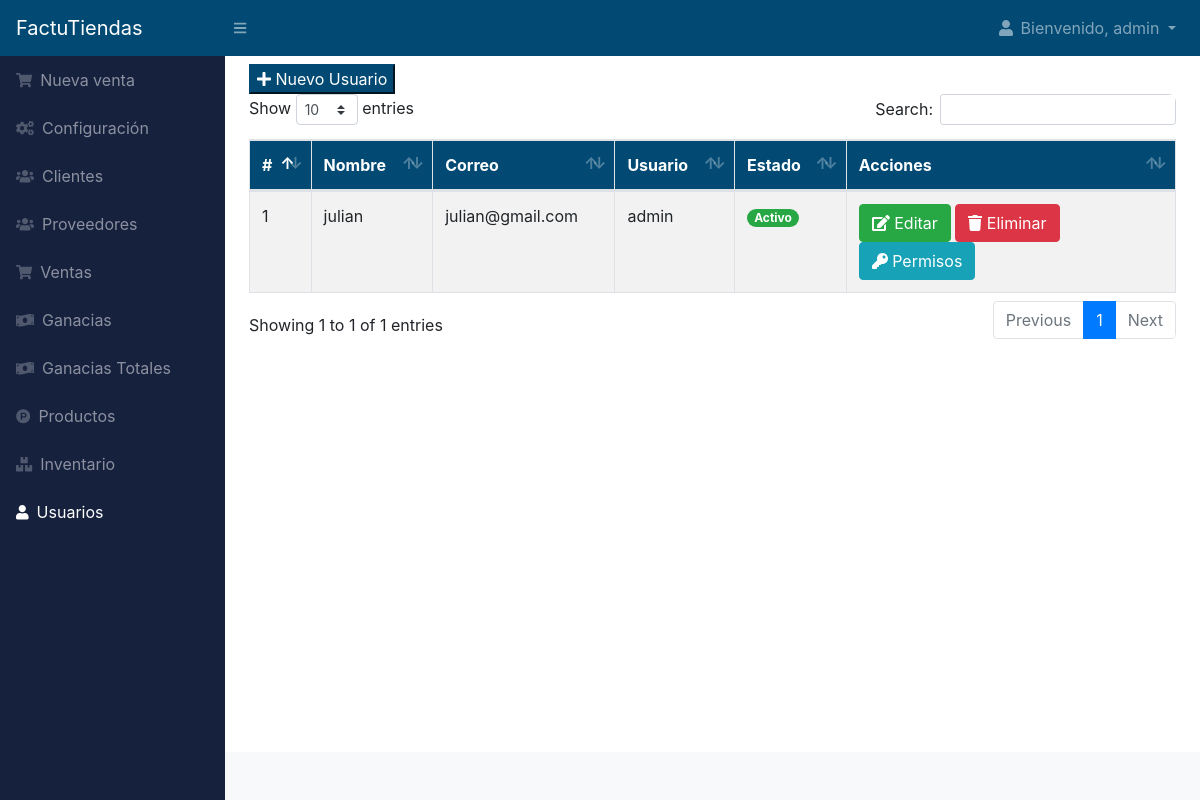
The page /index.php?action=usuarios (signed in) on the database its author committed.
### tables this page shows
CREATE TABLE `usuario` (
  `idusuario` int(11) NOT NULL AUTO_INCREMENT,
  `nombre` varchar(100) NOT NULL,
  `apellido` varchar(100) NOT NULL,
  `correo` varchar(100) NOT NULL,
  `usuario` varchar(20) NOT NULL,
  `clave` varchar(50) NOT NULL,
  `estado` int(11) NOT NULL DEFAULT 1,
  PRIMARY KEY (`idusuario`)
);

### config/database.php (called while the page is built, shortened)
<?php
function getConnection() {
    $conexion = mysqli_connect(DB_HOST, DB_USER, DB_PASS, DB_NAME);
    return $conexion;
}
?>

### controllers/UsuarioController.php (called while the page is built, shortened)
<?php
require_once 'models/UserModel.php';
class UsuarioController {
    private $usuarioModel;
    public function __construct() {
        $this->usuarioModel = new UserModel();
    }
    public function index() {
        $usuarios = $this->usuarioModel->obtenerUsuarios();
        require_once 'views/usuarios.php';
    }
}
?>

### models/UserModel.php (called while the page is built, shortened)
<?php
require_once "config/database.php";
class UserModel {
    private $conexion;
    public function __construct() {
        $this->conexion = getConnection();
    }
    public function obtenerUsuarios() {
        $query = mysqli_query($this->conexion, "SELECT * FROM usuario ORDER BY estado DESC");
        return $query;
    }
}
?>

### views/usuarios.php (the view, shortened to what this page needs)
<?php include_once "includes/header.php"; ?>
<button class="btn-primary" type="button" data-toggle="modal" data-target="#nuevo_usuario">
    <i class="fas fa-plus"></i> Nuevo Usuario
</button>
<div class="table-responsive">
    <table class="table table-hover table-striped table-bordered mt-2" id="tbl">
        <thead class="mi-encabezado">
            <tr>
                <th>#</th>
                <th>Nombre</th>
                <th>Correo</th>
                <th>Usuario</th>
                <th>Estado</th>
                <th>Acciones</th>
            </tr>
        </thead>
        <tbody>
            <?php if (!empty($usuarios)) : ?>
                <?php foreach ($usuarios as $data) : ?>
                    <tr>
                        <td><?php echo $data['idusuario']; ?></td>
                        <td><?php echo $data['nombre']; ?></td>
                        <td><?php echo $data['correo']; ?></td>
                        <td><?php echo $data['usuario']; ?></td>
                        <td><?php echo ($data['estado'] == 1) ? '<span class="badge badge-pill badge-success">Activo</span>' : '<span class="badge badge-pill badge-danger">Inactivo</span>'; ?></td>
                        <td>
                            <?php if ($data['estado'] == 1) : ?>
                                <a href="index.php?action=editar_usuario&id=<?php echo $data['idusuario']; ?>" class="btn btn-success">
                                    <i class="fas fa-edit"></i> Editar
                                </a>
                                <a href="index.php?action=eliminar_usuario&id=<?php echo $data['idusuario']; ?>" class="btn btn-danger">
                                    <i class="fas fa-trash"></i> Eliminar
                                </a>
                                <a href="index.php?action=editar_permisos&id=<?php echo $data['idusuario']; ?>" class="btn btn-info">
                                    <i class="fas fa-key"></i> Permisos
                                </a>
                            <?php else : ?>
                                <a href="index.php?action=activar_usuario&id=<?php echo $data['idusuario']; ?>" class="btn btn-primary">
                                    <i class="fas fa-check-circle"></i> Activar
                                </a>
                            <?php endif; ?>
                        </td>
                    </tr>
                <?php endforeach; ?>
            <?php else : ?>
                <tr>
                    <td colspan="6">No se encontraron usuarios.</td>
                </tr>
            <?php endif; ?>
        </tbody>
    </table>
</div>
<?php include_once "includes/footer.php"; ?>

### index.php (shortened to what this page needs)
<?php
$action = $_GET['action'] ?? 'login';
if (array_key_exists($action, $routes)) {
    $controllerName = $routes[$action]['controller'];
    $methodName = $routes[$action]['method'];
    $controllerFile = "controllers/$controllerName.php";
    if (file_exists($controllerFile)) {
        $controller = new $controllerName();
        if (method_exists($controller, $methodName)) {
            $controller->$methodName();
        } else {
            header('HTTP/1.0 404 Not Found');
            echo "Método no encontrado: $methodName";
        }
    } else {
        header('HTTP/1.0 404 Not Found');
        echo "Controlador no encontrado: $controllerFile";
    }
} else {
    header('HTTP/1.0 404 Not Found');
    echo "Página no encontrada";
}
?>

### includes/header.php (shortened to what this page needs)
<!DOCTYPE html>
<html lang="en">
<head>
    <link href="assets/css/estilos.css" rel="stylesheet" />
    <link href="assets/css/productos.css" rel="stylesheet" />
    <link href="assets/css/tablas.css" rel="stylesheet" />
    <link href="assets/css/dataTables.bootstrap4.min.css" rel="stylesheet" />
    <link rel="stylesheet" href="assets/js/jquery-ui/jquery-ui.min.css">
</head>
<body class="sb-nav-fixed">
    <nav class="sb-topnav navbar navbar-expand navbar-dark bg-dialog">
        <a class="navbar-brand" href="index.php?action=dashboard">FactuTiendas</a>
        <button class="btn btn-link btn-sm order-1 order-lg-0" id="sidebarToggle" href="#"><i class="fas fa-bars"></i></button>
        <ul class="navbar-nav ml-auto">
    <li class="nav-item dropdown">
        <a class="nav-link dropdown-toggle" id="userDropdown" href="#" role="button" data-toggle="dropdown" aria-haspopup="true" aria-expanded="false">
            <i class="fas fa-user fa-fw"></i>
            <?php echo isset($_SESSION['user']) ? "Bienvenido, " . $_SESSION['user'] : "Invitado"; ?>
        </a>
    </li>
</ul>
    </nav>
    <div id="layoutSidenav">
        <div id="layoutSidenav_nav">
            <nav class="sb-sidenav accordion sb-sidenav-dark" id="sidenavAccordion">
                <div class="sb-sidenav-menu">
                    <div class="nav">
                        <a class="nav-link" href="index.php?action=nueva_venta">
                            <div class="sb-nav-link-icon"><i class="fas fa-shopping-cart"></i></div>
                            Nueva venta
                        </a>
                        <a class="nav-link" href="index.php?action=configuracion">
                            <div class="sb-nav-link-icon"><i class="fas fa-cogs"></i></div>
                            Configuración
                        </a>
                        <a class="nav-link" href="index.php?action=clientes">
                            <div class="sb-nav-link-icon"><i class="fas fa-users"></i></div>
                            Clientes
                        </a>
                        <a class="nav-link" href="index.php?action=proveedores">
                            <div class="sb-nav-link-icon"><i class="fas fa-users"></i></div>
                            Proveedores
                        </a>
                        <a class="nav-link" href="index.php?action=facturas">
                            <div class="sb-nav-link-icon"><i class="fas fa-shopping-cart"></i></div>
                            Ventas
                        </a>
                        <a class="nav-link" href="index.php?action=utilidades">
                            <div class="sb-nav-link-icon"><i class="fas fa-money-bill-wave"></i></div>
                            Ganacias
                        </a>
                        <a class="nav-link" href="index.php?action=gananciasTotales">
                            <div class="sb-nav-link-icon"><i class="fas fa-money-bill-wave"></i></div>
                            Ganacias Totales
                        </a>
                        <a class="nav-link" href="index.php?action=productos">
                            <div class="sb-nav-link-icon"><i class="fab fa-product-hunt"></i></div>
                            Productos
                        </a>
                        <a class="nav-link" href="index.php?action=inventario">
                            <div class="sb-nav-link-icon"><i class="fas fa-boxes"></i></div>
                            Inventario
                        </a>
                        <a class="nav-link" href="index.php?action=usuarios">
                            <div class="sb-nav-link-icon"><i class="fas fa-user"></i></div>
                            Usuarios
                        </a>
                    </div>
                </div>
            </nav>
        </div>
        <div id="layoutSidenav_content">
            <main>
                <div class="container-fluid mt-2">

### includes/footer.php (shortened to what this page needs)
</div>
</main>
<footer class="py-4 bg-light mt-auto">
</footer>
</div>
</div>
</body>
</html>

### assets/css/productos.css (style rules this page uses)
.card, .table-responsive, .modal-content { background-color: rgba(255, 255, 255, 0.9); border-radius: 8px; }

### rows shown on the page
usuario: idusuario "1", nombre "julian", correo "julian@gmail.com", usuario "admin", estado "Activo"

### other values the page prints
$_SESSION['user'] "admin"
